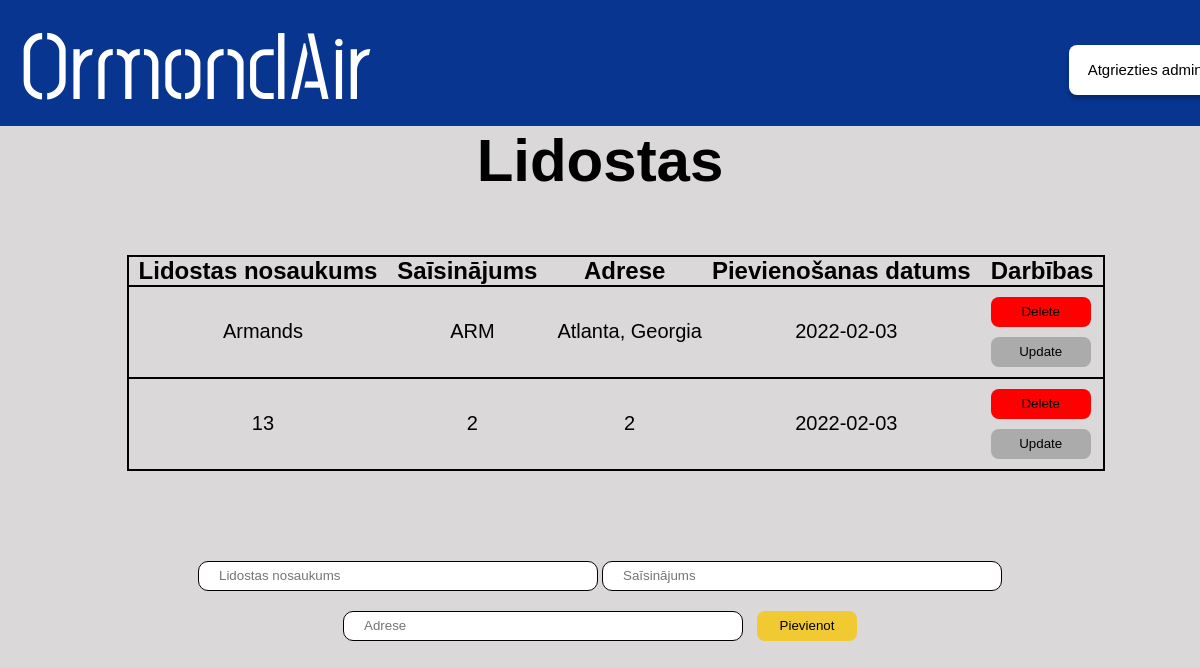
Page /admin/lidostas on the earlier database version.
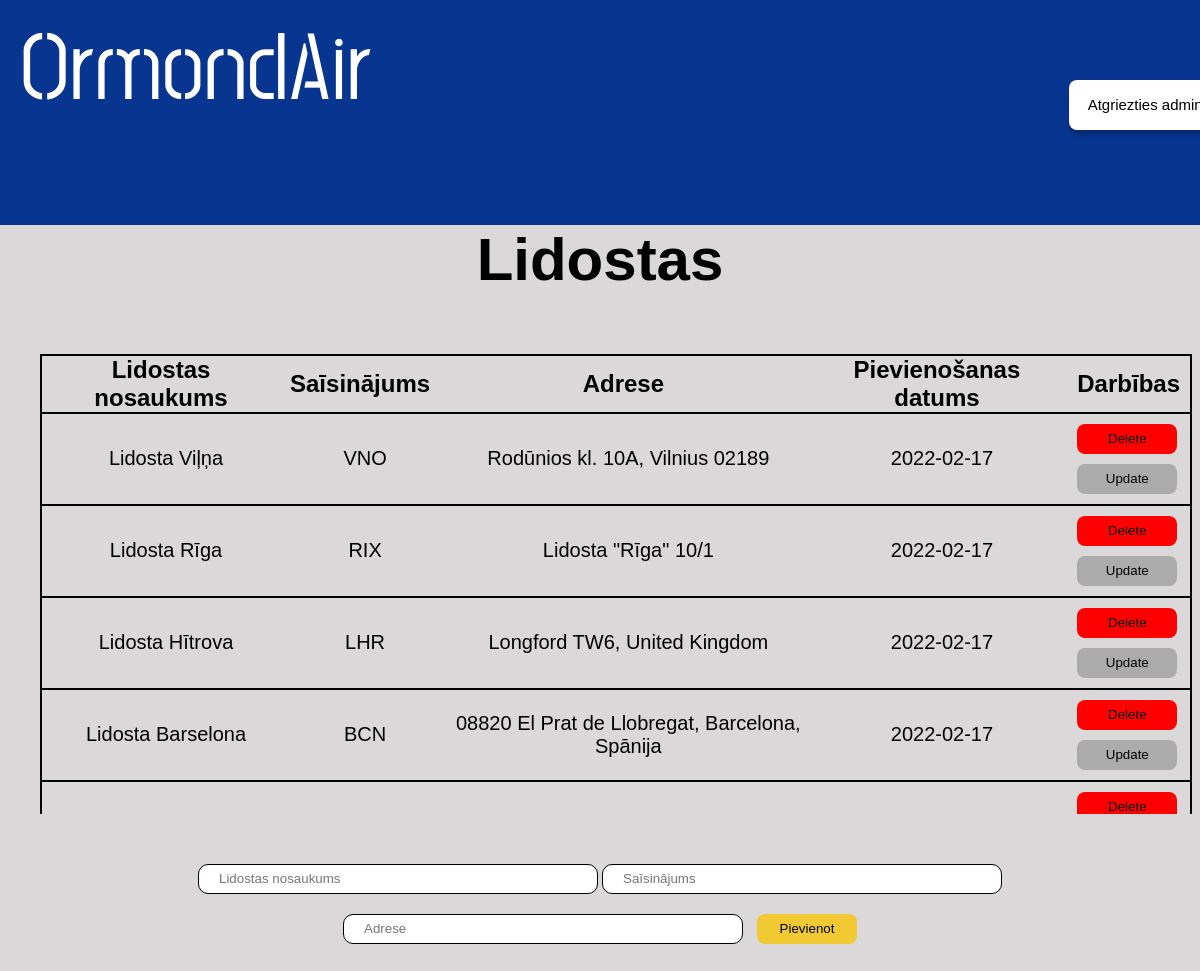
Same page on the later database version.
### main.py (models this page shows, shortened)
class Lidosta(db.Model):
    id = db.Column(db.Integer, primary_key=True)
    content = db.Column(db.String(200), nullable=False)
    saisinajums = db.Column(db.String(3), nullable=False)
    adrese = db.Column(db.String(200), nullable=False)
    date_created = db.Column(db.DateTime, default=datetime.utcnow)

### main.py (the view)
@app.route('/admin/lidostas', methods=['POST', 'GET'])
def lidostas():
  if request.method == 'POST':
    new_airport = Lidosta(content=request.form['content'],saisinajums = request.form['saisinajums'], adrese=request.form['adrese'])
    try:
      db.session.add(new_airport)
      db.session.commit()
      return redirect('/admin/lidostas')
    except:
      return "Draugi nav labi!"
  else:
    tasks = Lidosta.query.order_by(Lidosta.date_created).all()
    return render_template('adminlidostas.html', tasks=tasks)

### templates/adminlidostas.html (shortened to what this page needs)
<!DOCTYPE html>
<html lang="en">
  <head>
    <link href="/static/css/stylesheet.css" rel="stylesheet" />
  </head>
  <body>
    <div class="augsejaisBaneris">
      <a href="/"><h1 class="homePage">OrmondAir</h1></a>
      <a href="/admin"><button id="atgriezties_admin">Atgriezties admin</button></a>
    </div>
    <div class="apaksejaisBaneris">
      <h1 id="virsraksts">Lidostas</h1>
      {% if tasks|length < 1 %}
      <h4 id="apaksraksts">Nav pievienota neviena lidosta! </h4>
      {% else %}
      <div class="tabulaBox">
        <table class="tabula">
          <tr class="tabula">
            <th class="teksts">Lidostas nosaukums</th>
            <th class="teksts">Saīsinājums</th>
            <th class="teksts">Adrese</th>
            <th class="teksts">Pievienošanas datums</th>
            <th class="teksts">Darbības</th>
          </tr>
          {% for task in tasks %}
            <tr class="tabula">
              <td class="dbteksts">{{ task.content }}</td>
              <td class="dbteksts">{{ task.saisinajums }}</td>
              <td class="dbteksts">{{ task.adrese }}</td>
              <td class="dbteksts">{{ task.date_created.date() }}</td>
              <td>
                <a href="/delete/{{task.id}}"><button id=dzest>Delete</button></a>
                <br>
                <a href="/update/{{task.id}}"><button id=labot>Update</button></a>
              </td>
            </tr>
          {% endfor %}
        </table>
      </div>
      {% endif %}
      <form action="/admin/lidostas" method="POST" id="form">
        <input class="input" type="text" name="content" id="content" maxlength="50" placeholder="Lidostas nosaukums" required>
        <input class="input" type="text" name="saisinajums" id="saisinajums" maxlength="3" placeholder="Saīsinājums" required>
        <input class="input" type="text" name="adrese" id="adrese" maxlength="50"placeholder="Adrese" required>
        <input type="submit" value="Pievienot" id="pievienot">
      </form>
    </div>
  </body>
</html>

Differences in the rows shown:
removed Lidosta: content "Armands", saisinajums "ARM", adrese "Atlanta, Georgia", date_created "2022-02-03"
removed Lidosta: content "13", saisinajums "2", adrese "2", date_created "2022-02-03"
added Lidosta: content "Lidosta Viļņa", saisinajums "VNO", adrese "Rodūnios kl. 10A, Vilnius 02189", date_created "2022-02-17"
added Lidosta: content "Lidosta Rīga", saisinajums "RIX", adrese "Lidosta \"Rīga\" 10/1", date_created "2022-02-17"
added Lidosta: content "Lidosta Hītrova", saisinajums "LHR", adrese "Longford TW6, United Kingdom", date_created "2022-02-17"
added Lidosta: content "Lidosta Barselona", saisinajums "BCN", adrese "08820 El Prat de Llobregat, Barcelona, Spānija", date_created "2022-02-17"
